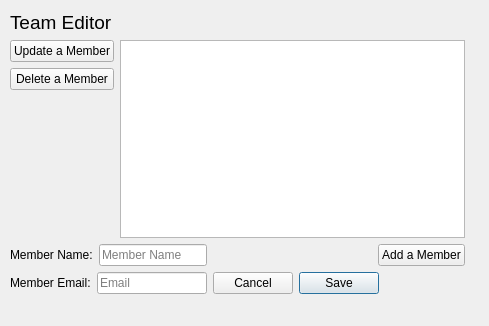
<?xml version="1.0" encoding="UTF-8"?>
<ui version="4.0">
 <class>TeamDialog</class>
 <widget class="QDialog" name="TeamDialog">
  <property name="windowModality">
   <enum>Qt::ApplicationModal</enum>
  </property>
  <property name="geometry">
   <rect>
    <x>0</x>
    <y>0</y>
    <width>489</width>
    <height>326</height>
   </rect>
  </property>
  <property name="windowTitle">
   <string>Team Editor</string>
  </property>
  <widget class="QWidget" name="">
   <property name="geometry">
    <rect>
     <x>10</x>
     <y>11</y>
     <width>455</width>
     <height>283</height>
    </rect>
   </property>
   <layout class="QGridLayout" name="gridLayout">
    <item row="0" column="0" colspan="2">
     <widget class="QLabel" name="labelTeam">
      <property name="font">
       <font>
        <pointsize>14</pointsize>
        <weight>50</weight>
        <bold>false</bold>
       </font>
      </property>
      <property name="text">
       <string>Team Editor</string>
      </property>
      <property name="alignment">
       <set>Qt::AlignLeading|Qt::AlignLeft|Qt::AlignVCenter</set>
      </property>
     </widget>
    </item>
    <item row="1" column="0">
     <layout class="QVBoxLayout" name="verticalLayout">
      <item>
       <widget class="QPushButton" name="updateMemberBtn">
        <property name="text">
         <string>Update a Member</string>
        </property>
       </widget>
      </item>
      <item>
       <widget class="QPushButton" name="deleteMemberBtn">
        <property name="text">
         <string>Delete a Member</string>
        </property>
       </widget>
      </item>
      <item>
       <spacer name="verticalSpacer">
        <property name="orientation">
         <enum>Qt::Vertical</enum>
        </property>
        <property name="sizeHint" stdset="0">
         <size>
          <width>20</width>
          <height>40</height>
         </size>
        </property>
       </spacer>
      </item>
     </layout>
    </item>
    <item row="1" column="1" colspan="2">
     <widget class="QListWidget" name="displayMember"/>
    </item>
    <item row="2" column="0" colspan="2">
     <layout class="QHBoxLayout" name="horizontalLayout">
      <item>
       <widget class="QLabel" name="labelMemberName">
        <property name="text">
         <string>Member Name:</string>
        </property>
       </widget>
      </item>
      <item>
       <widget class="QLineEdit" name="memberLineEdit">
        <property name="placeholderText">
         <string>Member Name</string>
        </property>
       </widget>
      </item>
     </layout>
    </item>
    <item row="2" column="2">
     <layout class="QHBoxLayout" name="horizontalLayout_3">
      <item>
       <spacer name="horizontalSpacer">
        <property name="orientation">
         <enum>Qt::Horizontal</enum>
        </property>
        <property name="sizeHint" stdset="0">
         <size>
          <width>40</width>
          <height>20</height>
         </size>
        </property>
       </spacer>
      </item>
      <item>
       <widget class="QPushButton" name="addMemberBtn">
        <property name="text">
         <string>Add a Member</string>
        </property>
       </widget>
      </item>
     </layout>
    </item>
    <item row="3" column="0" colspan="2">
     <layout class="QHBoxLayout" name="horizontalLayout_2">
      <item>
       <widget class="QLabel" name="labelEmail">
        <property name="text">
         <string>Member Email:</string>
        </property>
       </widget>
      </item>
      <item>
       <widget class="QLineEdit" name="emailLineEdit">
        <property name="placeholderText">
         <string>Email</string>
        </property>
       </widget>
      </item>
     </layout>
    </item>
    <item row="3" column="2">
     <widget class="QDialogButtonBox" name="buttonBox">
      <property name="layoutDirection">
       <enum>Qt::RightToLeft</enum>
      </property>
      <property name="orientation">
       <enum>Qt::Horizontal</enum>
      </property>
      <property name="standardButtons">
       <set>QDialogButtonBox::Cancel|QDialogButtonBox::Save</set>
      </property>
     </widget>
    </item>
   </layout>
  </widget>
 </widget>
 <resources/>
 <connections>
  <connection>
   <sender>buttonBox</sender>
   <signal>accepted()</signal>
   <receiver>TeamDialog</receiver>
   <slot>accept()</slot>
   <hints>
    <hint type="sourcelabel">
     <x>229</x>
     <y>349</y>
    </hint>
    <hint type="destinationlabel">
     <x>157</x>
     <y>274</y>
    </hint>
   </hints>
  </connection>
  <connection>
   <sender>buttonBox</sender>
   <signal>rejected()</signal>
   <receiver>TeamDialog</receiver>
   <slot>reject()</slot>
   <hints>
    <hint type="sourcelabel">
     <x>297</x>
     <y>355</y>
    </hint>
    <hint type="destinationlabel">
     <x>286</x>
     <y>274</y>
    </hint>
   </hints>
  </connection>
 </connections>
</ui>
